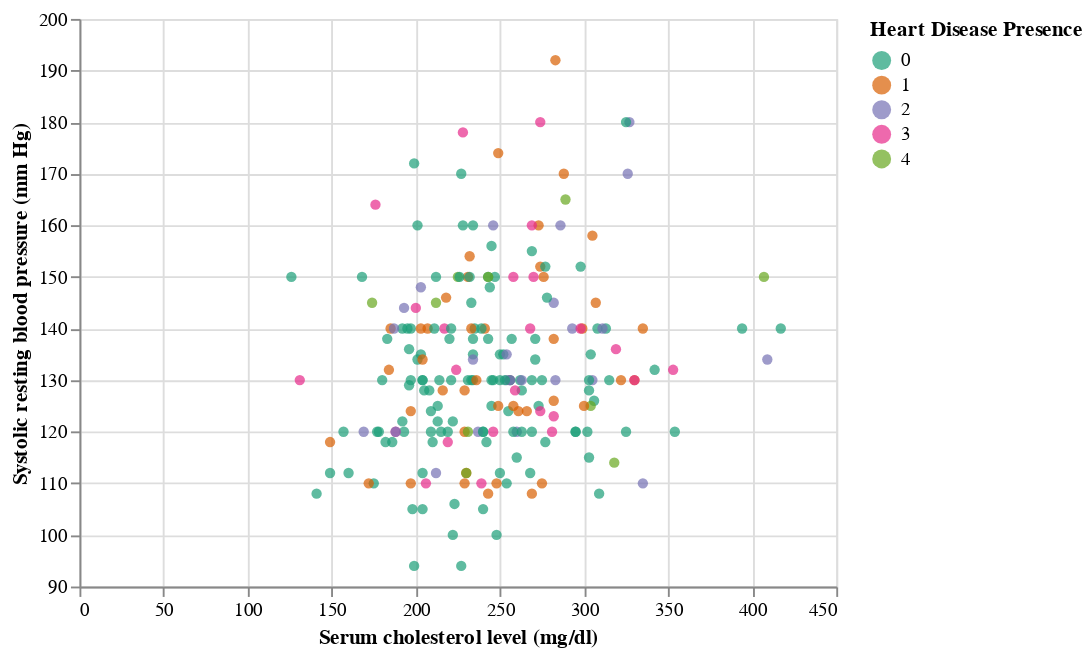

Notebook source saved alongside this figure:
### Code cell
chol_vs_restbps = (
    alt.Chart(hd_train_predictors)
    .mark_circle()
    .encode(
        x=alt.X("chol", title="Serum cholesterol level (mg/dl)"),
        y=alt.Y("trestbps(systolic)", title="Systolic resting blood pressure (mm Hg)", scale=alt.Scale(zero=False)),
        color=alt.Color("heart_disease_presence", title="Heart Disease Presence", scale=alt.Scale(scheme='dark2'))
    )
)
chol_vs_restbps

### Figure 1 — Vega-Lite specification as saved in the notebook (floating-point values rounded to 4 significant figures; data arrays with more than 128 entries replaced by an {"elided": "..."} marker saying what was removed)
{"config": {"view": {"continuousWidth": 400, "continuousHeight": 300}}, "data": {"name": "data-c9be3bef0737fa3fa3fb1153d531310b"}, "mark": "circle", "encoding": {"color": {"field": "heart_disease_presence", "scale": {"scheme": "dark2"}, "title": "Heart Disease Presence", "type": "nominal"}, "x": {"field": "chol", "title": "Serum cholesterol level (mg/dl)", "type": "quantitative"}, "y": {"field": "trestbps(systolic)", "scale": {"zero": false}, "title": "Systolic resting blood pressure (mm Hg)", "type": "quantitative"}}, "$schema": "https://vega.github.io/schema/vega-lite/v4.17.0.json", "datasets": {"data-c9be3bef0737fa3fa3fb1153d531310b": {"elided": "222 records"}}}
